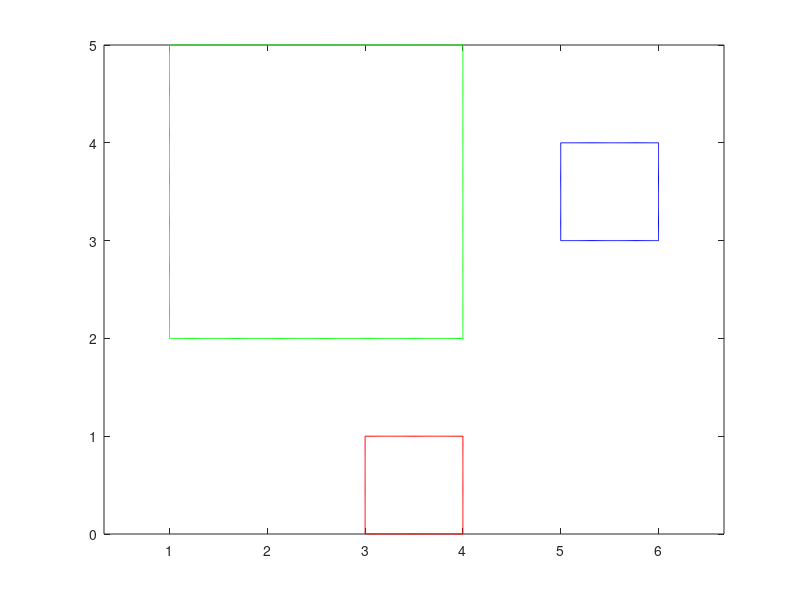

Write MATLAB code to recreate this figure. (Note: this script raises an error after producing the figure.)
clear all

close all

clc

addpath(genpath('C:\Users\navid\Documents\MATLAB\MATLAB_prev\Toyota\ICLR\Toolbox\Dyn_pro_Neurosymbolic_STL2NN_STL2CBF\src'));


T=40;
scale =1;

load('RP_reviewer_Controller_LB4TL_case1.mat')
Net.weights = net.weights;
Net.biases = net.biases;
dim = net.dims;
n = dim(1);
for i = 1:length(dim)-2
    L = cell(dim(i+1),1);
    L(:) = {'tanh'};
    Net.layers{i} = L ;
end


figure(1)

%%%%  U 

y = 2:0.01:5;
x= 1*ones(size(y));
plot(x,y,'green')
hold on
x= 4*ones(size(y));
plot(x,y,'green')
hold on
x = 1:0.01:4;
y= 2*ones(size(x));
plot(x,y,'green')
hold on
y= 5*ones(size(x));
plot(x,y,'green')
hold on

%%%%%%%%%%%%%%

%%%%  G_1 

y = 3:0.01:4;
x= 5*ones(size(y));
plot(x,y,'blue')
hold on
x= 6*ones(size(y));
plot(x,y,'blue')
hold on
x = 5:0.01:6;
y= 3*ones(size(x));
plot(x,y,'blue')
hold on
y= 4*ones(size(x));
plot(x,y,'blue')
hold on

%%%%%%%%%%%%%%


%%%%  G_2 

y = 0:0.01:1;
x= 3*ones(size(y));
plot(x,y,'red')
hold on
x= 4*ones(size(y));
plot(x,y,'red')
hold on
x = 3:0.01:4;
y= 0*ones(size(x));
plot(x,y,'red')
hold on
y= 1*ones(size(x));
plot(x,y,'red')
hold on

%%%%%%%%%%%%%%

axis equal
% s0s = [  [ 6 ; 8 ;  -3*pi/4 ]  ,  [ 6 ; 8 ;  -5.5*pi/8  ]  , [ 6 ; 8 ;  -5*pi/8 ]  ];
s0s = [  [ 6 ; 8 ;  -3*pi/4 ]  ,  [ 6 ; 8 ;  -5*pi/8    ]  , [ 6 ; 8 ;  -4*pi/8 ]  ];
for i=1:3
    s0 =  s0s(:,i);
    a0 = NN( Net , [s0;0] , []);
    xx = zeros(3,T);
    xx(:,1)=model( [ s0;a0]  );
    a =zeros(2,T);
    for ij=1:T-1
        a(:,ij)=NN(Net, [xx(:,ij);ij], []);
        xx(:,ij+1)=model([xx(:,ij);a(:,ij)]);
    end

    color = '-g.' ;
    plot([s0(1,1) xx(1,:)],[s0(2,1) xx(2,:)], color, 'Linewidth', 0.75);
    hold on
end


